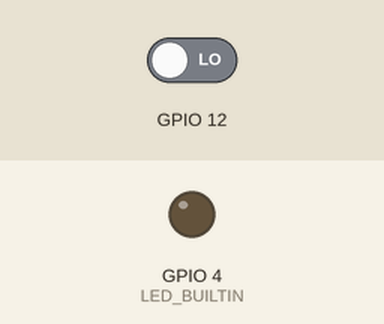
Recording of a sketch running on a simulated ESP32. Parts: output pins drawn as LEDs (lit = HIGH). Inputs (shaded band) come from the test bench; at power-on: GPIO 12 LOW. WiFi joins after 1.5 s; servers stay silent unless stated; uploads are accepted with an empty reply; the camera gives no picture; what the sketch prints to the serial monitor is not drawn.

Above: at 3.0 s.
3.1 s: GPIO 12 driven HIGH
At 4.0 s:
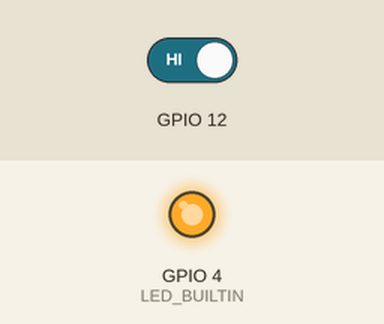
Timing chart, 0 to 6.1 s (numbered marks = the images above; inputs shaded):
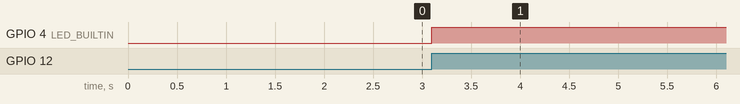

The sketch:

espcam.ino
```cpp
#include <Arduino.h>
#include <WiFi.h>
#include "soc/soc.h"
#include "soc/rtc_cntl_reg.h"
#include "esp_camera.h"
#include <driver/gpio.h>
#include <FS.h>

const char* ssid = "Giangvien";
const char* password = "dhbk@2023";

String serverName = "10.10.27.101";
String serverPath = "/api/door/faceCheck";
const int serverPort = 8082;
WiFiClient client;

// CAMERA_MODEL_AI_THINKER
#define PWDN_GPIO_NUM     32
#define RESET_GPIO_NUM    -1
#define XCLK_GPIO_NUM      0
#define SIOD_GPIO_NUM     26
#define SIOC_GPIO_NUM     27

#define Y9_GPIO_NUM       35
#define Y8_GPIO_NUM       34
#define Y7_GPIO_NUM       39
#define Y6_GPIO_NUM       36
#define Y5_GPIO_NUM       21
#define Y4_GPIO_NUM       19
#define Y3_GPIO_NUM       18
#define Y2_GPIO_NUM        5
#define VSYNC_GPIO_NUM    25
#define HREF_GPIO_NUM     23
#define PCLK_GPIO_NUM     22

#define LED_BUILTIN 4

const int timerInterval = 5000;    // time between each HTTP POST image
unsigned long previousMillis = 0;   // last time image was sent
int preStatus = 0;
int status = 0;

// void clickButton(){
//   Serial.print("button clicked");
//   sendPhoto();
// }

void setup() {
  pinMode(12, INPUT);
  pinMode (LED_BUILTIN, OUTPUT);
  WRITE_PERI_REG(RTC_CNTL_BROWN_OUT_REG, 0);
  Serial.begin(115200);

  WiFi.mode(WIFI_STA);
  Serial.println();
  Serial.print("Connecting to ");
  Serial.println(ssid);
  WiFi.begin(ssid, password);
  while (WiFi.status() != WL_CONNECTED) {
    Serial.print(".");
    delay(500);
  }
  Serial.println();
  Serial.print("ESP32-CAM IP Address: ");
  Serial.println(WiFi.localIP());

  camera_config_t config;
  config.ledc_channel = LEDC_CHANNEL_0;
  config.ledc_timer = LEDC_TIMER_0;
  config.pin_d0 = Y2_GPIO_NUM;
  config.pin_d1 = Y3_GPIO_NUM;
  config.pin_d2 = Y4_GPIO_NUM;
  config.pin_d3 = Y5_GPIO_NUM;
  config.pin_d4 = Y6_GPIO_NUM;
  config.pin_d5 = Y7_GPIO_NUM;
  config.pin_d6 = Y8_GPIO_NUM;
  config.pin_d7 = Y9_GPIO_NUM;
  config.pin_xclk = XCLK_GPIO_NUM;
  config.pin_pclk = PCLK_GPIO_NUM;
  config.pin_vsync = VSYNC_GPIO_NUM;
  config.pin_href = HREF_GPIO_NUM;
  config.pin_sscb_sda = SIOD_GPIO_NUM;
  config.pin_sscb_scl = SIOC_GPIO_NUM;
  config.pin_pwdn = PWDN_GPIO_NUM;
  config.pin_reset = RESET_GPIO_NUM;
  config.xclk_freq_hz = 20000000;
  config.pixel_format = PIXFORMAT_JPEG;

  // init with high specs to pre-allocate larger buffers
  if(psramFound()){
    config.frame_size = FRAMESIZE_SVGA;
    config.jpeg_quality = 10;  //0-63 lower number means higher quality
    config.fb_count = 2;
  } else {
    config.frame_size = FRAMESIZE_CIF;
    config.jpeg_quality = 12;  //0-63 lower number means higher quality
    config.fb_count = 1;
  }

  // camera init
  esp_err_t err = esp_camera_init(&config);
  if (err != ESP_OK) {
    Serial.printf("Camera init failed with error 0x%x", err);
    delay(1000);
    ESP.restart();
  }
}

void loop() {
  status = digitalRead(12);
  if (status == 1 && preStatus == 0){
    digitalWrite(LED_BUILTIN, HIGH);
    for (int i = 1; i <= 10; i++){
      sendPhoto();
      delay(100);
    }
    digitalWrite(LED_BUILTIN, LOW);
    preStatus = 1;
  }
  else {
    preStatus = 0;
  }
  // Serial.println(status);
  // sendPhoto();
  // delay(5000);
}

String sendPhoto() {
  String getAll;
  String getBody;

  camera_fb_t * fb = esp_camera_fb_get();
  if(!fb) {
    Serial.println("Camera capture failed");
    delay(1000);
    ESP.restart();
  }

  Serial.println("Connecting to server: " + serverName);

  if (client.connect(serverName.c_str(), serverPort)) {
    Serial.println("Connection successful!");
    String head = "--PBL4\r\nContent-Disposition: form-data; name=\"image\"; filename=\"image.jpg\"\r\nContent-Type: image/jpeg\r\n\r\n";
    String tail = "\r\n--PBL4--\r\n";

    uint32_t imageLen = fb->len;
    uint32_t extraLen = head.length() + tail.length();
    uint32_t totalLen = imageLen + extraLen;

    client.println("POST " + serverPath + " HTTP/1.1");
    client.println("Host: " + serverName);
    client.println("Content-Length: " + String(totalLen));
    client.println("Content-Type: multipart/form-data; boundary=PBL4");
    client.println();
    client.print(head);

    uint8_t *fbBuf = fb->buf;
    size_t fbLen = fb->len;
    for (size_t n=0; n<fbLen; n=n+1024) {
      if (n+1024 < fbLen) {
        client.write(fbBuf, 1024);
        fbBuf += 1024;
      }
      else if (fbLen%1024>0) {
        size_t remainder = fbLen%1024;
        client.write(fbBuf, remainder);
      }
    }
    client.print(tail);

    esp_camera_fb_return(fb);

    int timoutTimer = 10000;
    long startTimer = millis();
    boolean state = false;

    while ((startTimer + timoutTimer) > millis()) {
      Serial.print(".");
      delay(100);
      while (client.available()) {
        char c = client.read();
        if (c == '\n') {
          if (getAll.length()==0) { state=true; }
          getAll = "";
        }
        else if (c != '\r') { getAll += String(c); }
        if (state==true) { getBody += String(c); }
        startTimer = millis();
      }
      if (getBody.length()>0) { break; }
    }
    Serial.println("gui duoc roi");
    client.stop();
  }
  else {
    getBody = "Connection to " + serverName +  " failed.";
    Serial.println(getBody);
  }
  return getBody;
}
```

Measured:
- after the input at 3.1 s, GPIO 4 (LED_BUILTIN): LOW → HIGH at once
